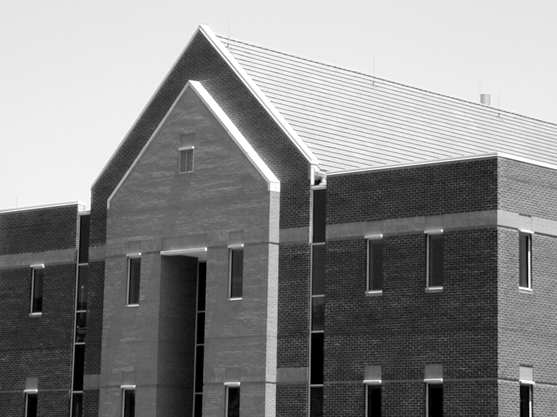
#> input picture lab9/dom.png, 557 x 417 px
$ jupyter execute 09_Canny.ipynb   (older library calls are emulated)
#> lines starting #> are read from the running program, lines starting #| are printed output that depends on the picture
# Detekcja krawędzi

## Cel ćwiczenia

- Zapoznanie z metodami detekcji krawędzi:
  - Sobel, Prewitt, Roberts - przypomnienie,
  - Laplasjan z Gaussa (LoG – ang. Laplacian of Gaussian),
  - Canny.

Detekcja krawędzi przez wiele lat była podstawą algorytmów segmentacji.
Krawędzie wykrywane są najczęściej z wykorzystaniem pierwszej (gradient) i drugiej (Laplasjan) pochodnej przestrzennej.
Wykorzystanie obu metod zaprezentowane zostało w ćwiczeniu _Przetwarzanie wstępne. Filtracja kontekstowa_.

W niniejszym ćwiczeniu poznane detektory krawędzi zostaną porównane z bardziej zaawansowanymi: Laplasjan z funkcji Gaussa (LoG), Zero Crossing i Canny.

## Laplasjan z Gaussa (LoG)

Funkcja Gaussa:<br>
\begin{equation}
h(r) = e^{\frac{-r^2}{2 \sigma^2}}
\end{equation}<br>
gdzie:

- $r^2 = x^2 + y^2$
- $\sigma$ to odchylenie standardowe.

Działanie filtracji Gaussowskiej zostało przedstawione w ćwiczeniu "Przetwarzanie wstępne". W jej wyniku następuje rozmazanie obrazu.
Laplasjan tej funkcji dany jest wzorem:

\begin{equation}
\nabla^2 h(r) = \frac{r^2 - 2\sigma^2}{\sigma^4} e^{-\frac{r^2}{2\sigma^2}}
\end{equation}

Funkcję (z oczywistych powodów) nazywamy Laplasjan z Gaussa (LoG).
Ponieważ druga pochodna jest operacją liniową, konwolucja obrazu z $\nabla^2 h(r)$ daje taki sam efekt jak zastosowanie filtracji Gaussa na obrazie, a następnie obliczenie Laplasjanu z wyniku.
Lokalizacja krawędzi polega na znalezieniu miejsca, gdzie po filtracji LoG następuje zmiana znaku.

[cell 1]
import cv2
from matplotlib import pyplot as plt
import numpy as np
import math
import os
import requests

url = "https://raw.githubusercontent.com/vision-agh/poc_sw/master/09_Canny/"

HOUSE_FILENAME = "dom.png"
for fileName in [HOUSE_FILENAME]:
    if not os.path.exists(fileName):
        r = requests.get(url + fileName, allow_redirects=True)
        open(fileName, "wb").write(r.content)


def show_grayscale_image(ax, image, title=None, full_scale: bool = False):
    vmin, vmax = (0, 256) if full_scale else (None, None)
    ax.axis("off")
    ax.imshow(image, cmap="gray", vmin=vmin, vmax=vmax)
    if ax == plt:
        plt.title(title)
    else:
        ax.set_title(title)

1. Wczytaj obraz _house.png_.
2. Wykonaj rozmycie Gaussowskie obrazu wejściowego.
   W tym celu wykorzysaj funkcję `cv2.GaussianBlur(img, kSize, sigma)`.
   Pierwszy argument jest obrazem wejśćiowym.
   Drugi jest rozmiarem filtru (podanym w nawiasach okrągłych, np. _(3, 3)_).
   Trzecim argumentem jest odchylenie standardowe. Wartość jest dobrana automatycznie, jeśli zosanie podana wartość `0` (będą równe rozmiarowi).

[cell 2]
house_image = cv2.imread(HOUSE_FILENAME, cv2.IMREAD_GRAYSCALE)
#> house_image is the input picture: shape (417, 557); min 0, max 255, mean 133.3
blurred_image = cv2.GaussianBlur(house_image, ksize=(3, 3), sigmaX=0)

fig, (ax1, ax2) = plt.subplots(ncols=2, figsize=(12, 8))

show_grayscale_image(ax1, house_image, title="Original image")
show_grayscale_image(ax2, blurred_image, title="Blurred image")
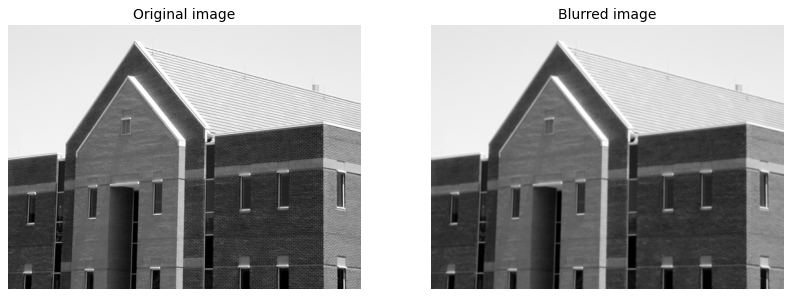
#> figure drawn by matplotlib, 2 panels

3. Oblicz laplasjan obrazu rozmytego.
   W tym celu wykorzysaj funkcję `cv2.Laplacian(img, ddepth)`.
   Pierszym argumentem jest obraz wejściowy.
   Drugim argumentem jest typ danych wejściowych. Użyj `cv2.CV_32F`.

[cell 3]
laplacian = cv2.Laplacian(blurred_image, ddepth=cv2.CV_32F)
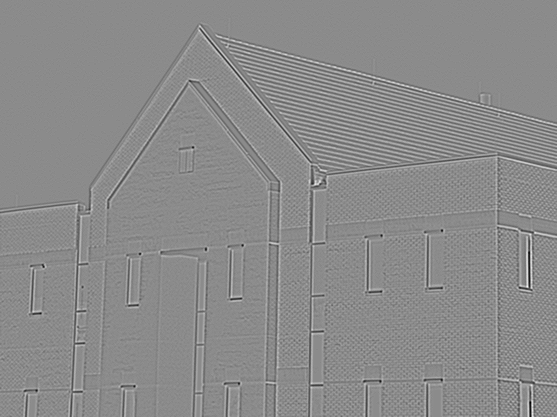
#> laplacian: shape (417, 557) float32; min -125, max 104, mean 0; drawn with min black and max white
show_grayscale_image(plt, laplacian)

4. Wyznacz miejsca zmiany znaku.
   Zaimplementuj funkcję `crossing(LoG, thr)`:
   - Najpierw stwórz tablicę, do której zostanie zapisany wynik.
     Jej rozmiar jest taki sam jak przetwarzanego obrazu.
   - Następnie wykonaj pętle po obrazie (bez ramki jednopikselowej).
     W każdej iteracji stwórz otoczenie o rozmiarze $3 \times 3$.
     Dla otoczenia oblicz wartość maksymalną i minimalną.
   - Jeśli wartości te mają przeciwne znaki, to do danego miejsca tablicy przypisz wartość:
   - jeśli piksel wejściowy > 0, to dodaj do niego wartość bezwzględną minimum.
   - jeśli piksel wejściowy < 0, to do jego wartości bezwzględnej dodaj maksimum.
   - Zmień zakres wykonanej tablicy do $<0, 255>$.
   - Wykonaj progowanie tablicy. Próg jest argumentem wejściowym.
   - Przeskaluj dane binarne do wartości `[0, 255]`.
   - Wykonaj konwersję do typu _uint8_.
   - Wykonaj rozmycie medianowe wyniku.
     Wykorzystaj funkcję `cv2.medianBlur(img, kSize)`.
     Pierwszym argumentem jest obraz wejściowy, a drugim rozmiar filtra.
   - Zwróć wyznaczoną tablicę.

[cell 4]
def crossing(laplacian_of_gauss, threshold, median_blur_kernel_size=5):
#> called with threshold = 200, median_blur_kernel_size = 5
    image_y, image_x = laplacian_of_gauss.shape
#> image_y = 417; image_x = 557
    result = np.zeros(shape=laplacian_of_gauss.shape, dtype=np.uint8)

    for y in range(1, image_y - 1):
        for x in range(1, image_x - 1):
            pixel_value = laplacian_of_gauss[y, x]
            surrounding = laplacian_of_gauss[y - 1 : y + 2, x - 1 : x + 2]
            min_value = np.min(surrounding)
            max_value = np.max(surrounding)

            if np.sign(min_value) != np.sign(max_value):
                if pixel_value > 0:
                    result[y][x] = pixel_value + np.abs(min_value)
                elif pixel_value < 0:
                    result[y][x] = np.abs(pixel_value) + min_value
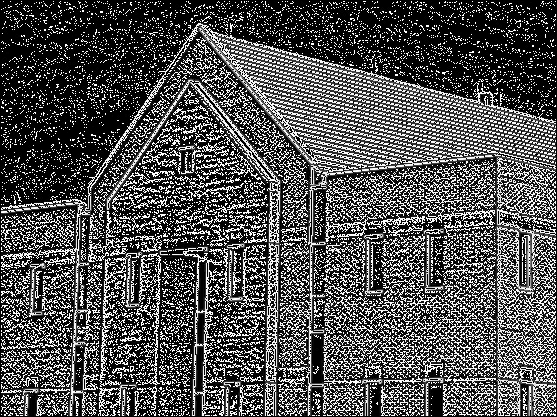
#> result: shape (417, 557); min 0, max 255, mean 81.6

    scaled_result = np.interp(result, (result.min(), result.max()), (0, 255))
    scaled_result[scaled_result < threshold] = 0
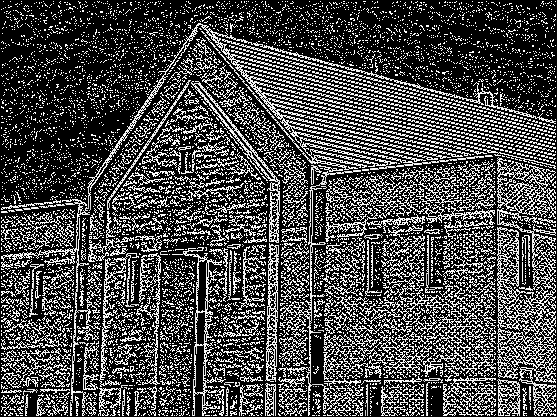
#> scaled_result: shape (417, 557) float64; min 0, max 255, mean 73.9

    return cv2.medianBlur(
        scaled_result.astype(np.uint8),
        ksize=median_blur_kernel_size,
    )
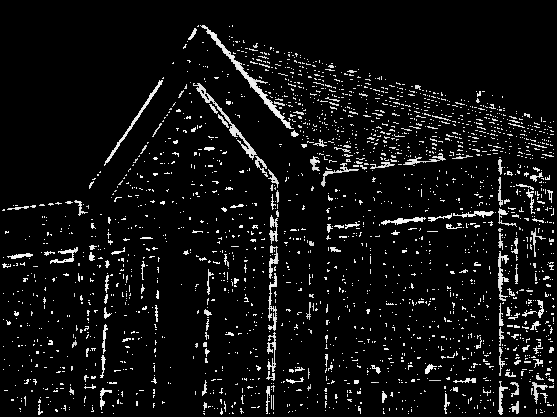
#> returned value: shape (417, 557); min 0, max 254, mean 15.9

5. Wyświetl obraz wynikowy.

[cell 5]
result_image = crossing(laplacian, threshold=200)

show_grayscale_image(plt, result_image)

6. Dobierz parametry (rozmiar filtru Gaussa, odchylenie standardowe, próg binaryzacji) tak, by widoczne były kontury domu, ale nie dachówki.

[cell 6]
import itertools


def find_borders(
    image,
    gaussian_blur_kernel_size=3,
    gaussian_blur_sigma=0,
    crossing_threshold=200,
):
    blurred_image = cv2.GaussianBlur(
        image,
        ksize=(lambda x: (x, x))(gaussian_blur_kernel_size),
        sigmaX=gaussian_blur_sigma,
    )
    laplacian = cv2.Laplacian(blurred_image, ddepth=cv2.CV_32F)

    return crossing(laplacian, threshold=crossing_threshold)


GAUSSIAN_BLUR_KERNEL_SIZES = [3, 5]
GAUSSIAN_BLUR_SIGMAS = [10, 50]
CROSSING_THRESHOLD = [100, 150, 200]


def show_hiperparameter_impact(
    image, gaussian_blur_kernel_sizes, gaussian_blur_sigmas, crossing_thresholds
):
    number_of_rows = len(crossing_thresholds)
    number_of_columns = len(gaussian_blur_kernel_sizes) + len(gaussian_blur_sigmas)

    fig, axs = plt.subplots(
        nrows=number_of_rows,
        ncols=number_of_columns,
        figsize=(4 * number_of_columns, 3 * number_of_rows),
    )

    for ax_row, threshold in zip(axs, crossing_thresholds):
        for ax, (k_size, k_sigma) in zip(
            ax_row,
            list(itertools.product(gaussian_blur_kernel_sizes, gaussian_blur_sigmas)),
        ):
            borders_image = find_borders(image, k_size, k_sigma, threshold)
            show_grayscale_image(
                ax,
                borders_image,
                title=f"Kernel: (s={k_size}, σ={k_sigma}), Thr={threshold}",
            )


show_hiperparameter_impact(
    image=house_image,
    gaussian_blur_kernel_sizes=[3, 5],
    gaussian_blur_sigmas=[1, 5],
    crossing_thresholds=[100, 200],
)
